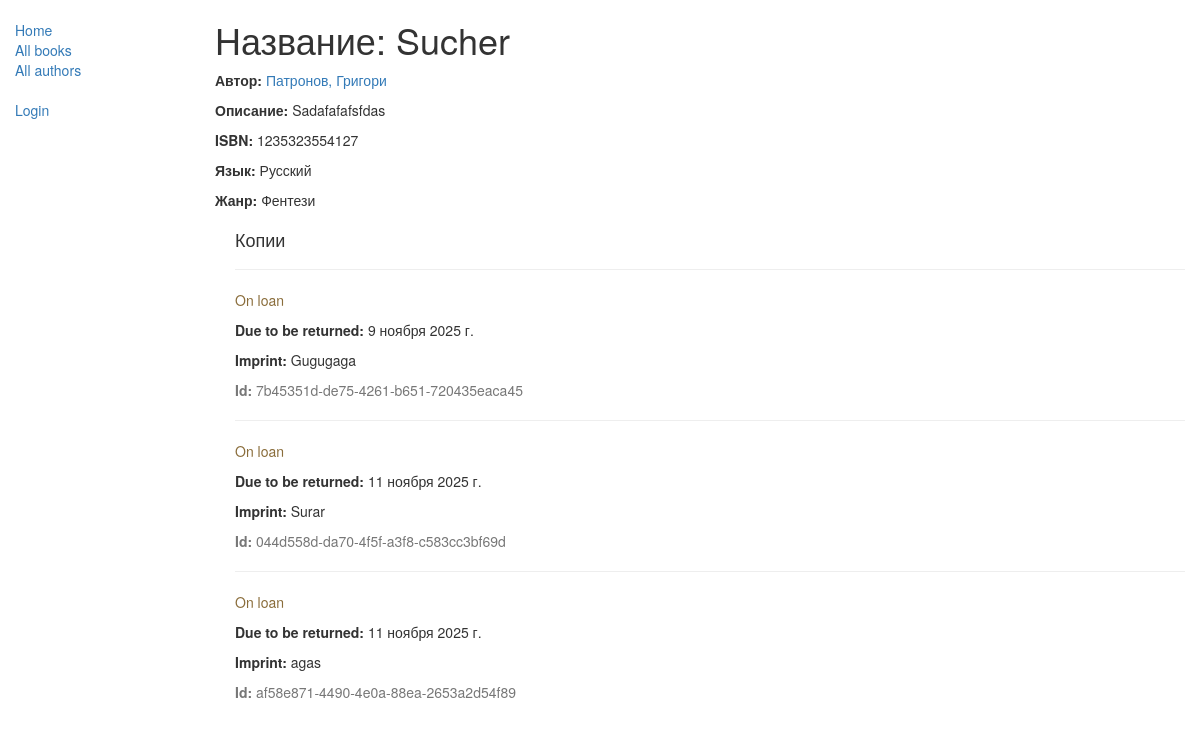
The page /catalog/book/1 on the database as committed earlier.
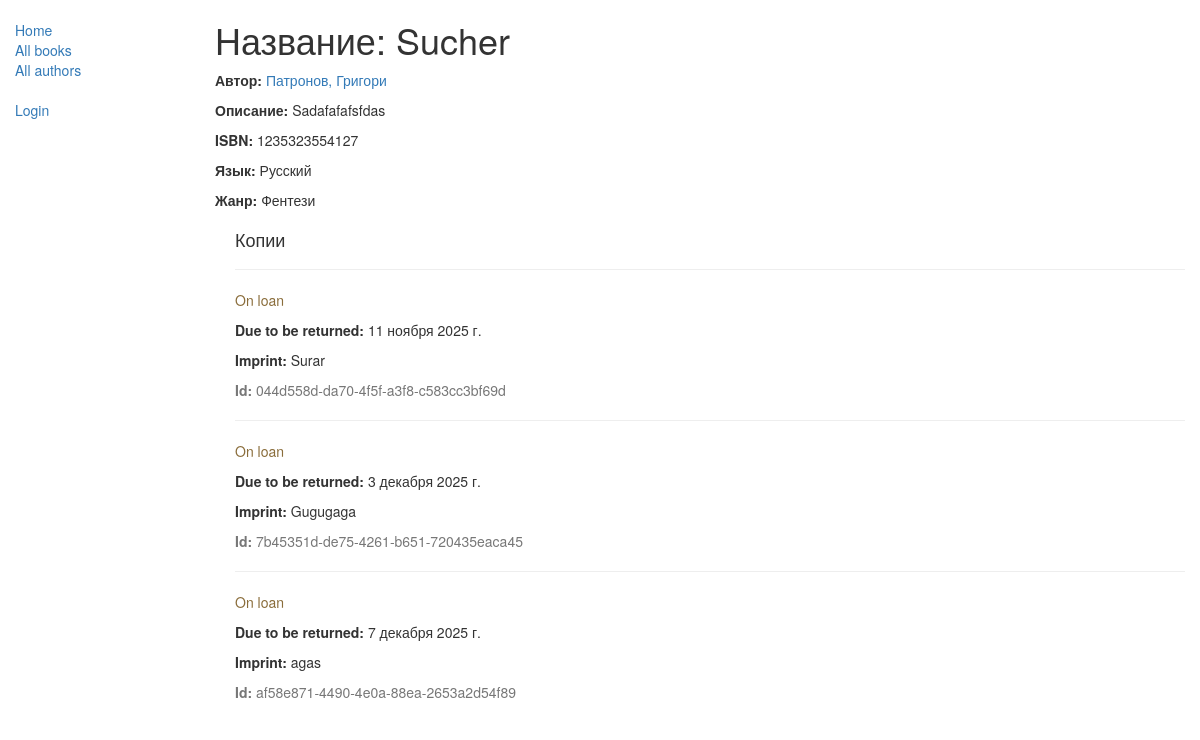
The same page on the database as committed later.
### catalog/models.py (models this page shows, shortened)
class Genre(models.Model):
    name = models.CharField(max_length=200, help_text="Введите жанр книг")
    def __str__(self):
        return self.name

class BookInstance(models.Model):
    id = models.UUIDField(primary_key=True, default=uuid.uuid4, help_text="ID отдельной книги уникален для всей библиотеки")
    book = models.ForeignKey('Book', on_delete=models.SET_NULL, null=True)
    imprint = models.CharField(max_length=200)
    due_back = models.DateField(null=True, blank=True)
    LOAN_STATUS = (
        ('m', 'Maintenance'),
        ('o', 'On loan'),
        ('a', 'Available'),
        ('r', 'Reserved'),
    )
    status = models.CharField(max_length=1, choices=LOAN_STATUS, blank=True, default='m', help_text='Доступность')
    borrower = models.ForeignKey(User, on_delete=models.SET_NULL, null=True, blank=True)
    class Meta:
        ordering = ["due_back"]
        permissions = (("can_mark_returned", "Set book as returned"),)

### catalog/views.py (the view)
# urls.py: re_path(r'^book/(?P<pk>\d+)$', views.BookDetailView.as_view(), name='book-detail'),
class BookDetailView(generic.DetailView):
    model = Book

### catalog/models.py (called while the page is built)
    def __str__(self):
        return self.name

    def get_absolute_url(self):
        return reverse('author-detail', args=[str(self.id)])

    def __str__(self):
        return '%s, %s' % (self.last_name, self.first_name)

### catalog/templates/catalog/book_detail.html (shortened to what this page needs)
{% extends "layout/base_generic.html" %}
{% block content %}
  <h1>Название: {{ book.title }}</h1>
  <p><strong>Автор:</strong> <a href="{{ book.author.get_absolute_url }}">{{ book.author }}</a></p>
  <p><strong>Описание:</strong> {{ book.summary }}</p>
  <p><strong>ISBN:</strong> {{ book.ISBN }}</p>
  <p><strong>Язык:</strong> {{ book.language }}</p>
  <p><strong>Жанр:</strong> {% for genre in book.genre.all %} {{ genre }}{% if not forloop.last %}, {% endif %}{% endfor %}</p>
  <div style="margin-left:20px;margin-top:20px">
    <h4>Копии</h4>
    {% for copy in book.bookinstance_set.all %}
    <hr>
    <p class="{% if copy.status == 'a' %}text-success{% elif copy.status == 'd' %}text-danger{% else %}text-warning{% endif %}">{{ copy.get_status_display }}</p>
    {% if copy.status != 'a' %}<p><strong>Due to be returned:</strong> {{copy.due_back}}</p>{% endif %}
    <p><strong>Imprint:</strong> {{copy.imprint}}</p>
    <p class="text-muted"><strong>Id:</strong> {{copy.id}}</p>
    {% endfor %}
  </div>
{% endblock %}

Rows that differ between the two databases and show on the page:
shown differently, row unchanged: BookInstance "11 ноября 2025 г.": moves up the list
changed BookInstance "Gugugaga": due_back "9 ноября 2025 г." → "3 декабря 2025 г."
changed BookInstance "agas": due_back "11 ноября 2025 г." → "7 декабря 2025 г."
